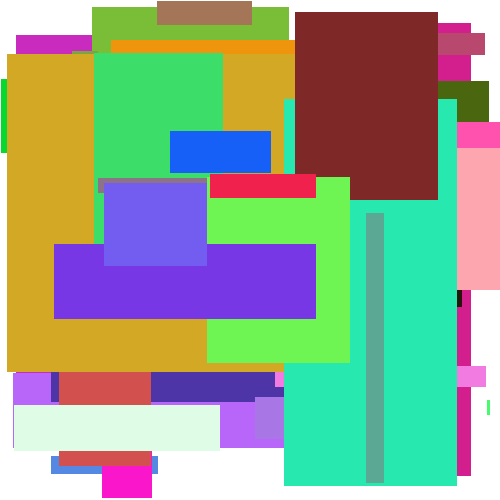
#> input picture demos/pil/test.png, 500 x 500 px
$ python process.py
#> lines starting #> are read from the running program, lines starting #| are printed output that depends on the picture
from PIL import Image
#open our first test image
im = Image.open("test.png")
#> im is the input picture: PIL image 500x500 RGB; mean R, G, B 147.9, 163.8, 141.3
#rotate it
im = im.rotate(40)
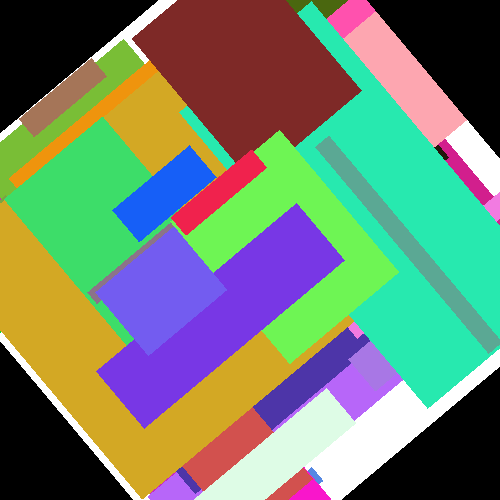
#> im: PIL image 500x500 RGB; mean R, G, B 113.7, 132.1, 110.4
#resize it
im = im.resize((100,200))
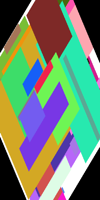
#> im: PIL image 100x200 RGB; mean R, G, B 113.7, 132.1, 110.4
#save it
im.save("test.png")
